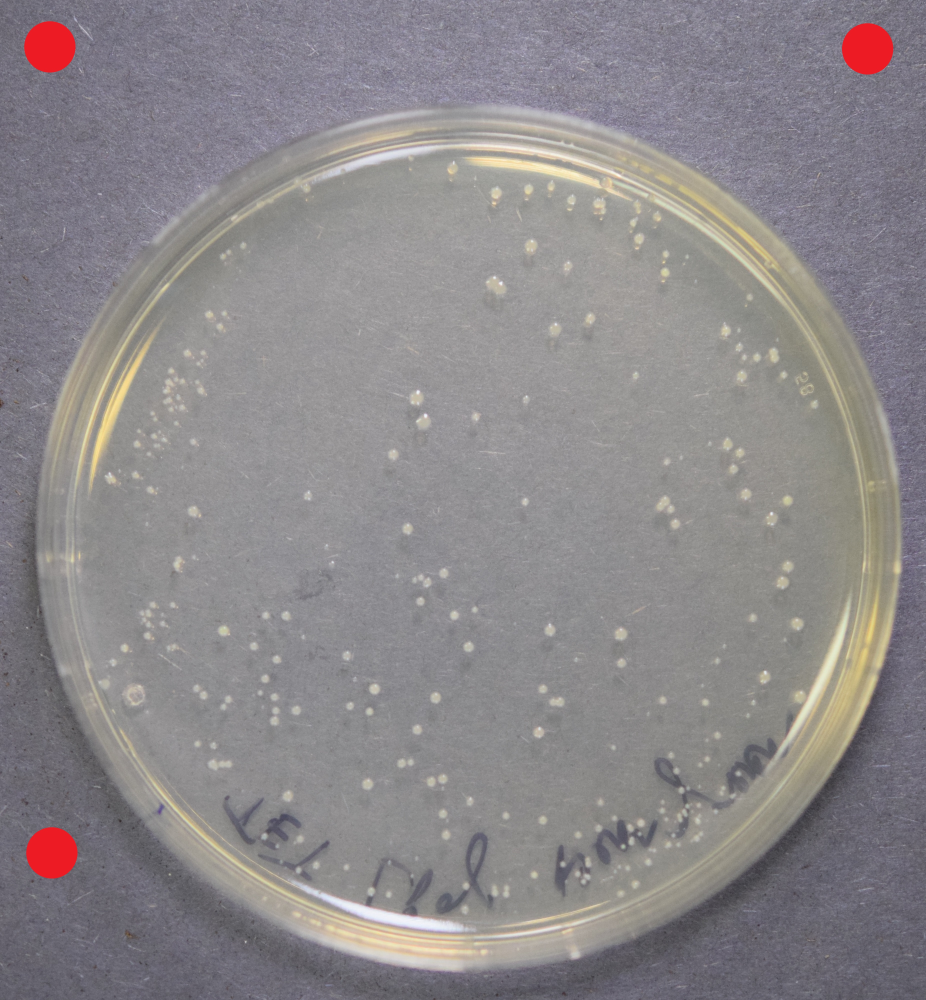
#> input picture dataset/nikon_d5300_1.jpg, 3704 x 4000 px (shown at 1/4 size)
$ python -i dish.py   (imports and definitions only)
#> lines starting #> are read from the running program, lines starting #| are printed output that depends on the picture
from __future__ import annotations
import numpy as np
from scipy.optimize import leastsq
from skimage.feature import canny
from skimage.transform import hough_circle, hough_circle_peaks, rescale

from skimage.draw import disk, line
from skimage.feature import canny
from skimage.transform import hough_circle, hough_circle_peaks


# [18 lines left out: function crop_circle, not called in this run]


def detect_area_by_canny(image, n_samples=None, radius=395, n_peaks=20):
    """
    The method detects sample area in input image.
    Large, white and circle-like object in the input image will be
    detected as sample area.

    Args:

    """
    # 1. Segmentation
    bw = image.copy()

    # detect circles by canny method
    labeled = detect_circle_by_canny(bw, radius=radius, n_peaks=n_peaks)


    # 2. region props
    props = np.array(measure.regionprops(label_image=labeled, intensity_image=image))
    bboxs = np.array([prop.bbox for prop in props])
    areas = np.array([prop.area for prop in props])
    cordinates = np.array([prop.centroid for prop in props])
    eccentricities = np.array([prop.eccentricity for prop in props])
    intensity = np.array([prop.intensity_image.mean() for prop in props])


    # 3. filter object

    selected = (areas >= np.percentile(areas, 90)) & (eccentricities < 0.3)


    # update labels
    labeled = make_circle_label(bb_list=bboxs[selected], img_shape=image.shape)

    # Region props again
    props = np.array(measure.regionprops(label_image=labeled, intensity_image=image))
    bboxs = np.array([prop.bbox for prop in props])
    areas = np.array([prop.area for prop in props])
    cordinates = np.array([prop.centroid for prop in props])
    eccentricities = np.array([prop.eccentricity for prop in props])
    intensity = np.array([prop.intensity_image.mean() for prop in props])

    if not n_samples is None:
        ind = np.argsort(intensity)[-n_samples:]
        props = props[ind]
        bboxs = bboxs[ind]
        areas = areas[ind]
        cordinates = cordinates[ind]
        eccentricities = eccentricities[ind]


    # sort by cordinate y
    idx = np.argsort(cordinates[:, 0])

    # self._props = props[idx]
    # self.props["bboxs"] = bboxs[idx]
    # self.props["areas"] = areas[idx]
    # self.props["cordinates"] = cordinates[idx]
    # self.props["eccentricities"] = eccentricities[idx]
    # self.props["names"] = [f"sample_{i}" for i in range(len(self.props["areas"]))]

    return props[idx]


# https://github.com/morris-lab/Colony-counter
def detect_circle_by_canny(image_bw, radius=395, n_peaks=20):
    edges = canny(image_bw, sigma=2)
    hough_res = hough_circle(edges, [radius])
    accums, cx, cy, radii = hough_circle_peaks(hough_res, [radius],
                                               total_num_peaks=n_peaks)

    label = np.zeros_like(image_bw)
    ind = 1
    for center_y, center_x, radius in zip(cy, cx, radii):
        circy, circx = disk((center_y, center_x), radius,
                                        shape=image_bw.shape)
        label[circy, circx] = ind
        ind += 1

    return label.astype(int)

# [29 lines left out: functions _get_radius, _bbox_to_center, make_circle_label, not called in this run]


# Fit Circle Through New Points
def circle_residuals(params, points):
    x0, y0, r = params
    return np.sqrt((points[:, 0] - x0) ** 2 + (points[:, 1] - y0) ** 2) - r

# [84 lines left out: functions find_brightest_with_dark_neighbor, detect_dish_circle, not called in this run]

>>> import cv2
>>> picture = cv2.imread('../dataset/nikon_d5300_1.jpg', cv2.IMREAD_GRAYSCALE)
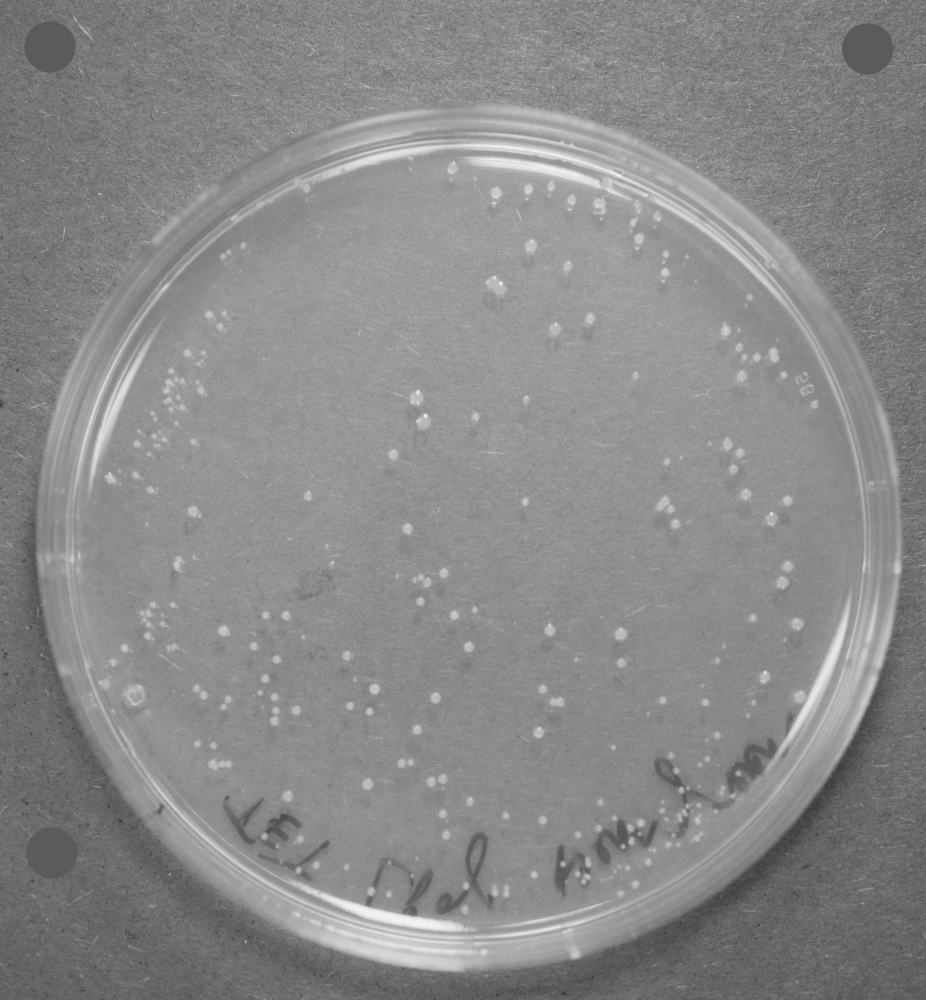
#> picture: shape (4000, 3704) (shown at 1/4 size); min 37, max 253, mean 137.3
>>> result = detect_area_by_canny(picture)
#> in detect_circle_by_canny, `edges = canny(image_bw, sigma=2)`:
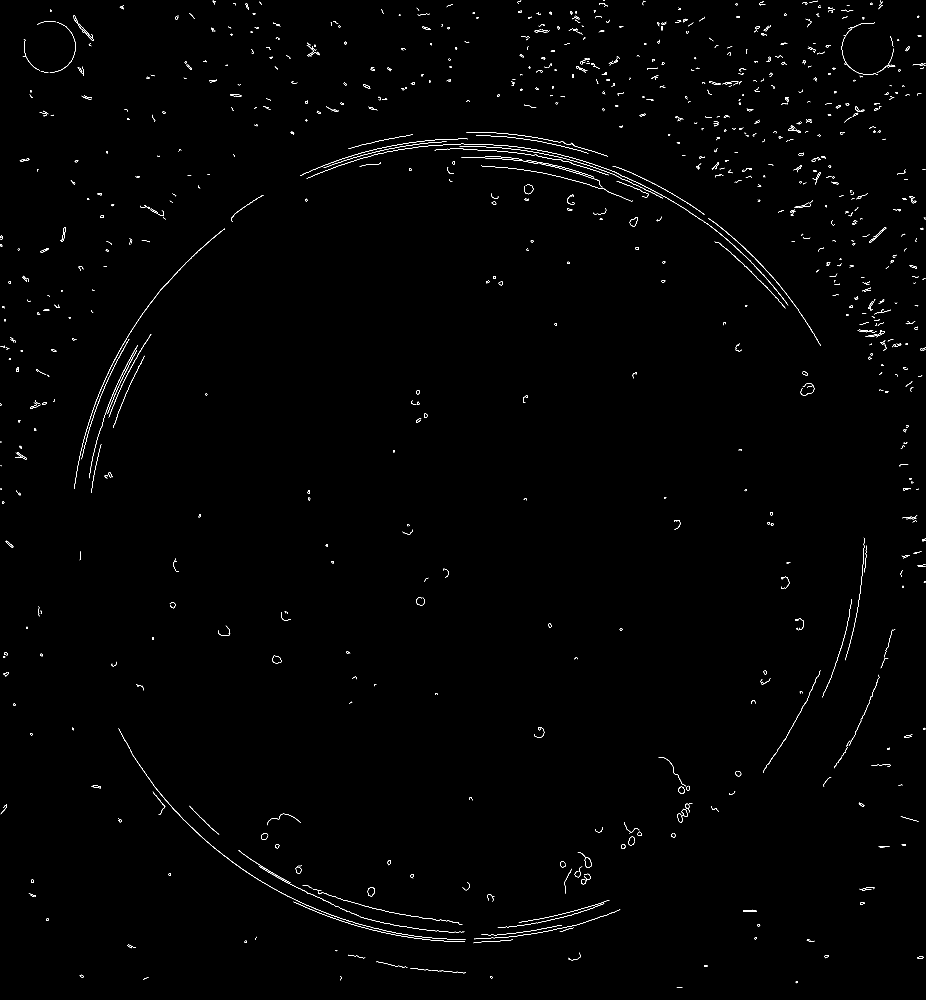
#> edges: shape (4000, 3704) bool (shown at 1/4 size); 0.38% white in thin lines or dots
#> in detect_circle_by_canny, `accums, cx, cy, radii = hough_circle_peaks(hough_res, [radius], total_..`: accums = 20 values, max 0.0446 at index 0, min 0.0406 at index 13, mean 0.0419; cx = 20 values, max 2604 at index 8, min 795 at index 19, mean 2141.4; cy = 20 values, max 1782 at index 19, min 244 at index 7, mean 919.9; radii = 20 values from 395 to 395
#> the loop in detect_circle_by_canny, `for center_y, center_x, radius in zip(cy, cx, radii):` made 20 passes
#> (center_y, center_x) on passes 1 to 12: (1050, 2301), (1047, 2293), (971, 1924), (971, 1926), (971, 1922), (409, 2601), (1057, 2289), (244, 2261), (410, 2604), (1049, 2298), (334, 2481), (1046, 2291)
#> after the loop in detect_circle_by_canny, `for center_y, center_x, radius in zip(cy, cx, radii):`:
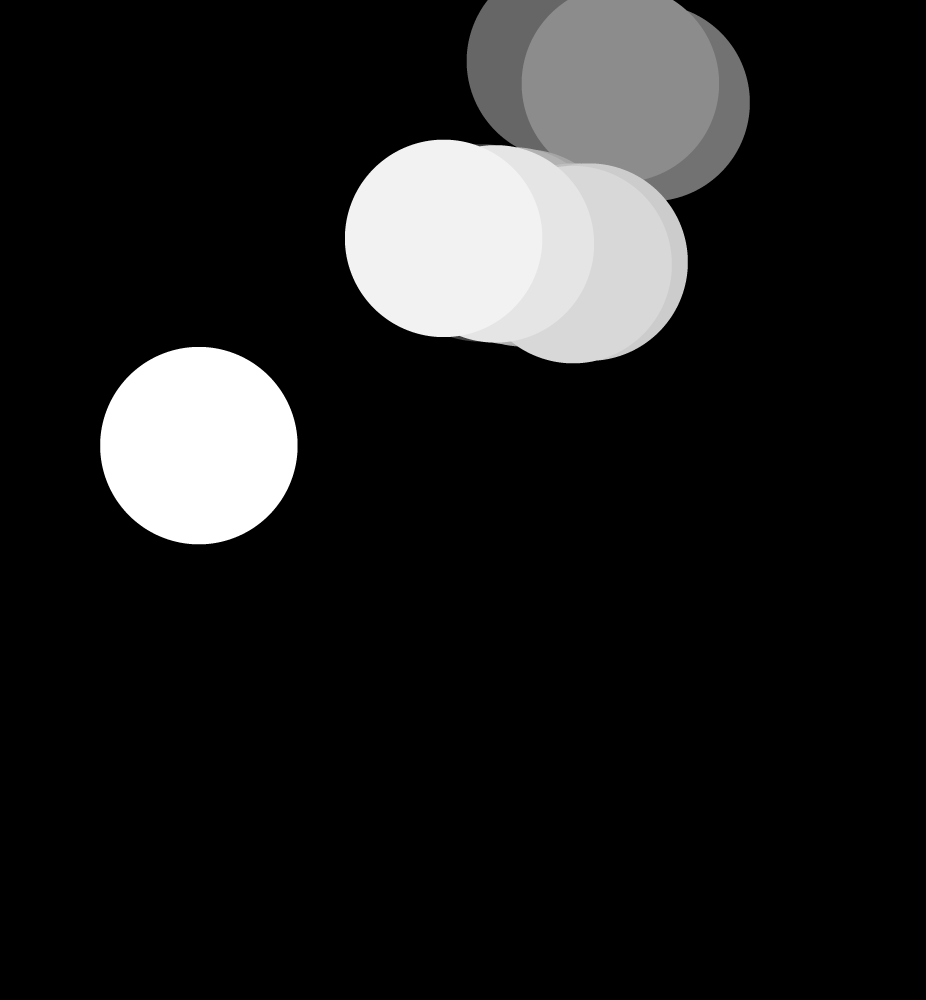
#> label: shape (4000, 3704) (shown at 1/4 size); min 0, max 20, mean 2.3; drawn with min black and max white
#> after the loop in detect_circle_by_canny, `for center_y, center_x, radius in zip(cy, cx, radii):`: ind = 21
#> in detect_circle_by_canny, `return label.astype(int)`:
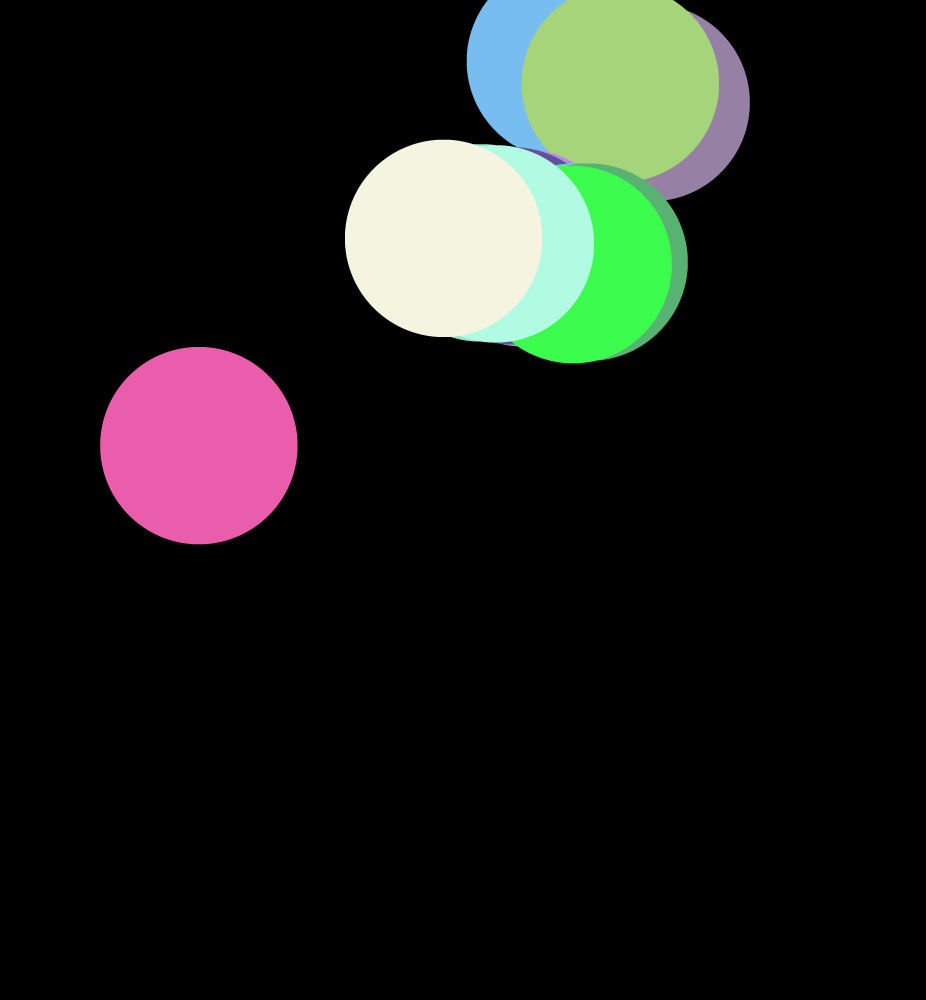
#> returned value: shape (4000, 3704) int64 (shown at 1/4 size); 16 distinct labels, from 0 to 20; one colour per label, 0 black
#> (the run stopped early here; a loop or call above may not have finished)
